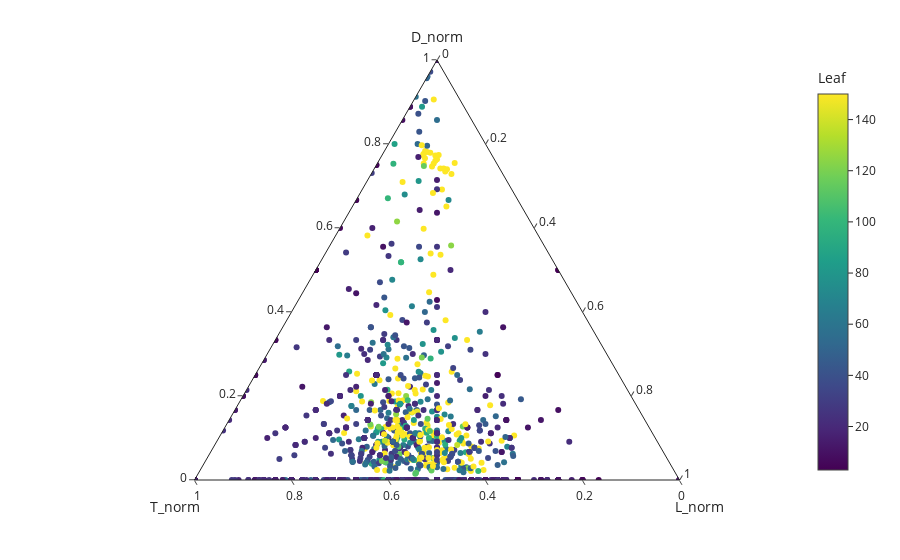

Notebook code for this chart:
### Markdown cell above
`ecceTERA species.file=/gpfs/projects/bsc40/gmutti/Second_proj/all_phylomes/rooted_phylome_$i\_sp_duptree.txt gene.file=/gpfs/scratch/bsc40/bsc40122/all_ecce/ecce_best_trees$i.txt dated=0 verbose=1 print.newick=1 output.dir=/gpfs/scratch/bsc40/bsc40122/all_ecce/ecce_phylome_$i/ print.reconciliations=1 print.info=1 orthology.output=1 print.newick=1 print.graph=1 > /gpfs/scratch/bsc40/bsc40122/all_ecce/ecce_$i.out`

### Code cell
ecce_df = ap.get_ecce_df(treeFile, ecce_out)

ecce_df.head()

ap.ternary_ecce_plot(ecce_df)

### Figure 1 — Plotly figure (JSON) as saved in the notebook; plotly's stock layout.template omitted (floating-point values rounded to 4 significant figures; data arrays with more than 128 entries replaced by an {"elided": "..."} marker saying what was removed)
{"data": [{"a": {"elided": "1779 float values"}, "b": {"elided": "1779 float values"}, "c": {"elided": "1779 float values"}, "hovertemplate": "<b>%{hovertext}</b><br><br>D_norm=%{a}<br>T_norm=%{b}<br>L_norm=%{c}<br>Leaf=%{marker.color}<extra></extra>", "hovertext": {"elided": "1779 str values"}, "legendgroup": "", "marker": {"color": {"elided": "1779 int values"}, "coloraxis": "coloraxis", "symbol": "circle"}, "mode": "markers", "name": "", "showlegend": false, "subplot": "ternary", "type": "scatterternary"}], "layout": {"coloraxis": {"colorbar": {"title": {"text": "Leaf"}}, "colorscale": [[0, "#440154"], [0.1111, "#482878"], [0.2222, "#3e4989"], [0.3333, "#31688e"], [0.4444, "#26828e"], [0.5556, "#1f9e89"], [0.6667, "#35b779"], [0.7778, "#6ece58"], [0.8889, "#b5de2b"], [1, "#fde725"]]}, "legend": {"tracegroupgap": 0}, "margin": {"t": 60}, "ternary": {"aaxis": {"title": {"text": "D_norm"}}, "baxis": {"title": {"text": "T_norm"}}, "caxis": {"title": {"text": "L_norm"}}, "domain": {"x": [0, 1], "y": [0, 1]}}}}
